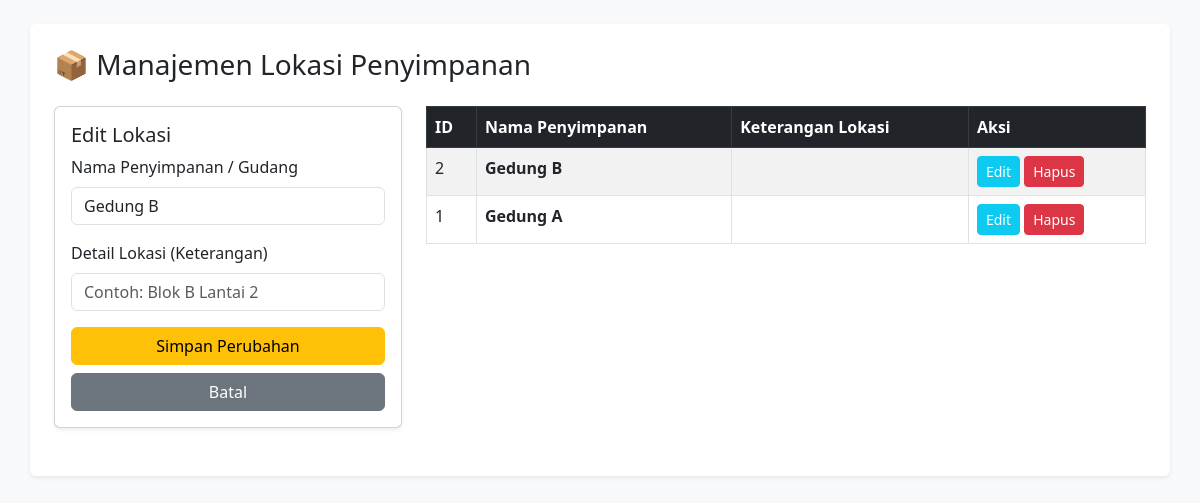
Page /admin/penyimpanan.php?edit=2 on the committed database.
### tables this page shows
CREATE TABLE IF NOT EXISTS `penyimpanan` (
  `id` int(11) NOT NULL AUTO_INCREMENT,
  `nama_penyimpanan` varchar(100) NOT NULL,
  PRIMARY KEY (`id`)
);

### admin/penyimpanan.php (the view, shortened to what this page needs)
<?php
include '../koneksi.php';
$edit_data = null;
if (isset($_GET['edit'])) {
    $id_edit = $_GET['edit'];
    $res = mysqli_query($koneksi, "SELECT * FROM penyimpanan WHERE id='$id_edit'");
    $edit_data = mysqli_fetch_assoc($res);
}
$tampil = mysqli_query($koneksi, "SELECT * FROM penyimpanan ORDER BY id DESC");
?>
<!DOCTYPE html>
<html lang="id">
<head>
    <link href="https://cdn.jsdelivr.net/npm/bootstrap@5.3.0/dist/css/bootstrap.min.css" rel="stylesheet">
</head>
<body class="bg-light p-4">
<div class="container bg-white p-4 rounded shadow-sm">
    <h3 class="mb-4">📦 Manajemen Lokasi Penyimpanan</h3>
    <div class="row">
        <div class="col-md-4 mb-4">
            <div class="card p-3 shadow-sm">
                <h5><?= $edit_data ? 'Edit Lokasi' : 'Tambah Lokasi Baru' ?></h5>
                <form method="POST" action="">
                    <div class="mb-3">
                        <label class="form-label">Nama Penyimpanan / Gudang</label>
                        <input type="text" name="nama_penyimpanan" class="form-control" required value="<?= $edit_data ? $edit_data['nama_penyimpanan'] : ''; ?>" placeholder="Contoh: Gudang Utama A">
                    </div>
                    <div class="mb-3">
                        <label class="form-label">Detail Lokasi (Keterangan)</label>
                        <input type="text" name="lokasi" class="form-control" value="<?= $edit_data ? $edit_data['lokasi'] : ''; ?>" placeholder="Contoh: Blok B Lantai 2">
                    </div>
                    <button type="submit" name="<?= $edit_data ? 'ubah' : 'tambah' ?>" class="btn <?= $edit_data ? 'btn-warning' : 'btn-primary' ?> w-100">
                        <?= $edit_data ? 'Simpan Perubahan' : 'Tambah Data' ?>
                    </button>
                    <?php if ($edit_data) { echo '<a href="penyimpanan.php" class="btn btn-secondary w-100 mt-2">Batal</a>'; } ?>
                </form>
            </div>
        </div>
        <div class="col-md-8">
            <table class="table table-bordered table-striped">
                <thead class="table-dark">
                    <tr>
                        <th>ID</th>
                        <th>Nama Penyimpanan</th>
                        <th>Keterangan Lokasi</th>
                        <th>Aksi</th>
                    </tr>
                </thead>
                <tbody>
                    <?php while ($row = mysqli_fetch_assoc($tampil)) { ?>
                    <tr>
                        <td><?= $row['id']; ?></td>
                        <td><strong><?= htmlspecialchars($row['nama_penyimpanan']); ?></strong></td>
                        <td><?= htmlspecialchars($row['lokasi']); ?></td>
                        <td>
                            <a href="penyimpanan.php?edit=<?= $row['id']; ?>" class="btn btn-sm btn-info text-white">Edit</a>
                            <a href="penyimpanan.php?hapus=<?= $row['id']; ?>" class="btn btn-sm btn-danger" onclick="return confirm('Hapus lokasi ini?')">Hapus</a>
                        </td>
                    </tr>
                    <?php } ?>
                </tbody>
            </table>
        </div>
    </div>
</div>
</body>
</html>

### rows in the picture
penyimpanan: nama_penyimpanan "Gedung B", id "2"
penyimpanan: id "1", nama_penyimpanan "Gedung A"
